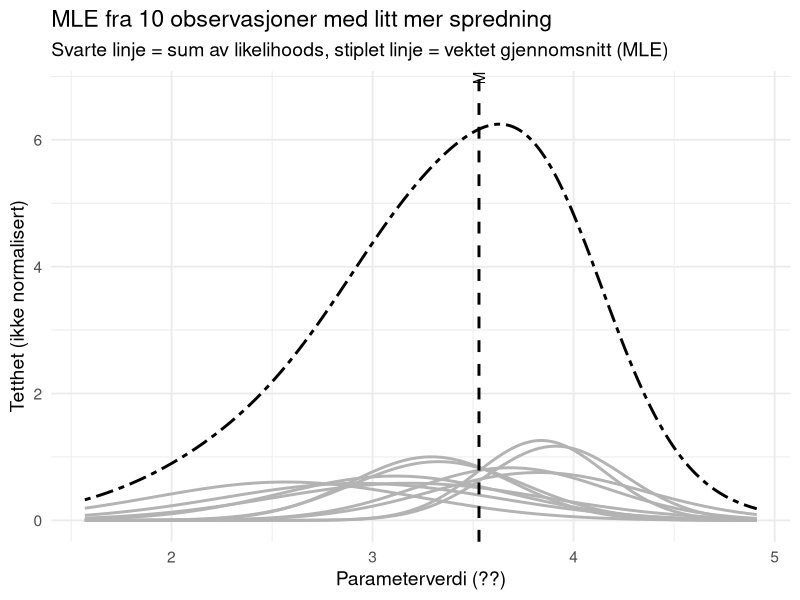

This chart was generated by the following R code:
library(ggplot2)

set.seed(123)

# 10 observasjoner, litt mer spredt
n <- 10
x <- runif(n, 2.5, 4.0)       # forventningsverdier litt bredere
sd <- runif(n, 0.3, 0.7)      # litt bredere spredning p?? standardavvik
w <- 1 / sd^2

mu_hat <- sum(w * x) / sum(w)

x_range <- seq(min(x) - 1, max(x) + 1, length.out = 1000)

curve_data <- data.frame()
total_density <- rep(0, length(x_range))

for (i in 1:n) {
  density <- dnorm(x_range, mean = x[i], sd = sd[i])
  total_density <- total_density + density
  temp_df <- data.frame(x = x_range, y = density, group = paste0("Obs ", i))
  curve_data <- rbind(curve_data, temp_df)
}

total_df <- data.frame(x = x_range, y = total_density, group = "Sum")
combined_data <- rbind(curve_data, total_df)

mu_df <- data.frame(mu = mu_hat)

ggplot(combined_data, aes(x = x, y = y, group = group)) +
  geom_line(aes(color = group, linetype = ifelse(group == "Sum", "sum", "obs")), size = 1) +
  geom_vline(data = mu_df, aes(xintercept = mu), linetype = "dashed", color = "black", size = 1) +
  annotate("text", x = mu_hat, y = max(total_density) + 0.5, 
           label = paste0("MLE = ", round(mu_hat, 2)), hjust = -0.1, angle = 90) +
  labs(title = "MLE fra 10 observasjoner med litt mer spredning",
       subtitle = "Svarte linje = sum av likelihoods, stiplet linje = vektet gjennomsnitt (MLE)",
       x = "Parameterverdi (??)",
       y = "Tetthet (ikke normalisert)") +
  theme_minimal(base_size = 14) +
  scale_color_manual(values = c(rep("grey70", n), "black")) +
  scale_linetype_manual(values = c("obs" = "solid", "sum" = "twodash"), guide = "none") +
  guides(color = "none")

